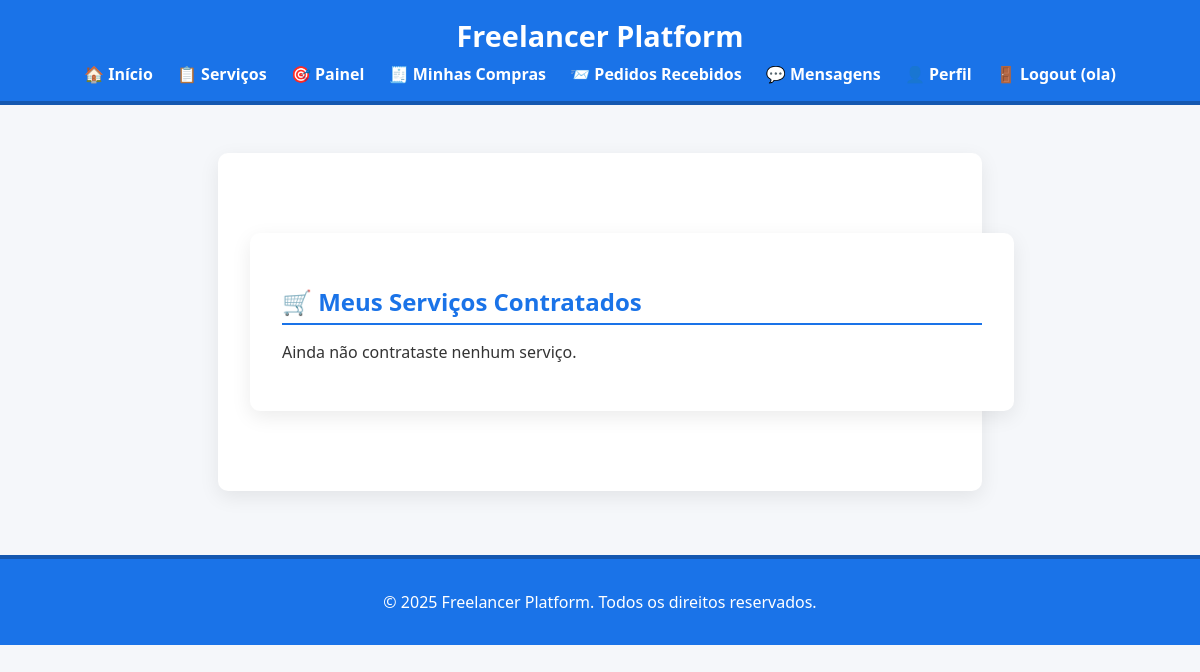
The page /pages/my_orders.php (signed in) on the database as committed earlier.
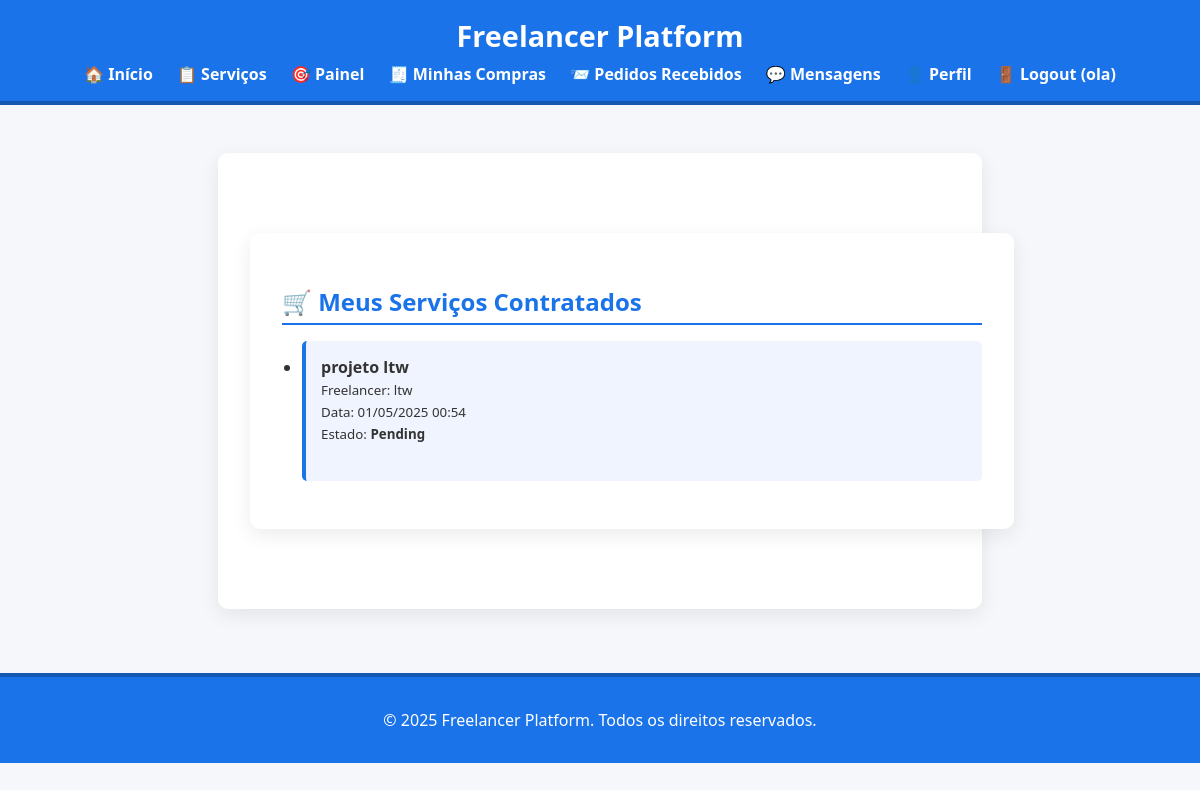
The same page on the database as committed later.
### tables this page shows
CREATE TABLE transactions (
    id INTEGER PRIMARY KEY AUTOINCREMENT,
    client_id INTEGER NOT NULL,
    service_id INTEGER NOT NULL,
    status TEXT DEFAULT 'pending',
    created_at TEXT DEFAULT CURRENT_TIMESTAMP,
    completed_at TEXT,
    FOREIGN KEY(client_id) REFERENCES users(id),
    FOREIGN KEY(service_id) REFERENCES services(id)
);

CREATE TABLE services (
    id INTEGER PRIMARY KEY AUTOINCREMENT,
    freelancer_id INTEGER NOT NULL,
    title TEXT NOT NULL,
    description TEXT,
    price REAL NOT NULL,
    delivery_time TEXT NOT NULL,
    category TEXT, 
    media_path TEXT,
    is_promoted INTEGER DEFAULT 0,
    FOREIGN KEY(freelancer_id) REFERENCES users(id)
);

CREATE TABLE users (
    id INTEGER PRIMARY KEY AUTOINCREMENT,
    username TEXT NOT NULL UNIQUE,
    email TEXT NOT NULL UNIQUE,
    password_hash TEXT NOT NULL,
    is_admin INTEGER DEFAULT 0
);

### pages/my_orders.php (the view, shortened to what this page needs)
<?php
require_once '../includes/db.php';
include '../includes/header.php';
$user_id = $_SESSION['user_id'];
$stmt = $db->prepare("
    SELECT t.*, s.title, s.freelancer_id, u.username AS freelancer_name
    FROM transactions t
    JOIN services s ON t.service_id = s.id
    JOIN users u ON s.freelancer_id = u.id
    WHERE t.client_id = :uid
    ORDER BY t.created_at DESC
");
$stmt->execute([':uid' => $user_id]);
$orders = $stmt->fetchAll(PDO::FETCH_ASSOC);
?>
<main>
    <h2>🛒 Meus Serviços Contratados</h2>
    <?php if (count($orders) === 0): ?>
        <p>Ainda não contrataste nenhum serviço.</p>
    <?php else: ?>
        <ul>
            <?php foreach ($orders as $order): ?>
                <li class="service-item">
                    <strong><?= htmlspecialchars($order['title']) ?></strong><br>
                    <small>Freelancer: <?= htmlspecialchars($order['freelancer_name']) ?></small><br>
                    <small>Data: <?= date('d/m/Y H:i', strtotime($order['created_at'])) ?></small><br>
                    <small>Estado: <strong><?= ucfirst($order['status']) ?></strong></small><br><br>
                </li>
            <?php endforeach; ?>
        </ul>
    <?php endif; ?>
</main>
<?php include '../includes/footer.php'; ?>

Rows that differ between the two databases and show on the page:
added transactions: service.title "projeto ltw", users.username "ltw", created_at "01/05/2025 00:54", status "Pending"
Other text that changed with them:
text no longer shown: "Ainda não contrataste nenhum serviço."
